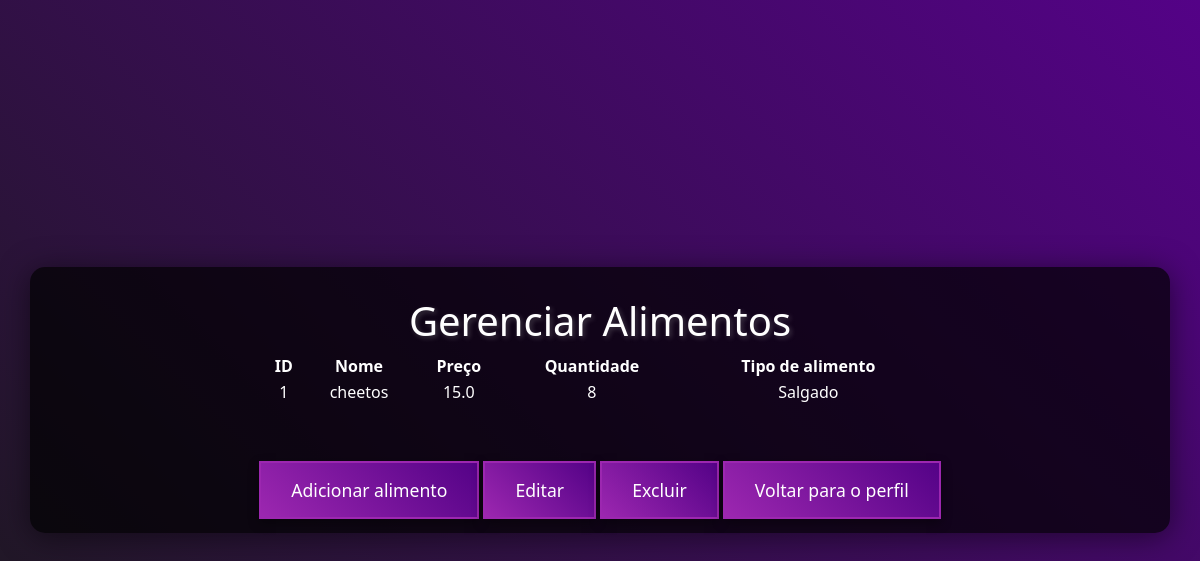
Screenshot of /gerenciar_alimentos (signed in) with the database file from the repository.
### cinema/models.py (models this page shows)
class Alimento(db.Model):
    id = db.Column(db.Integer, primary_key=True, autoincrement=True)
    nome = db.Column(db.String(100), nullable=False)
    preco = db.Column(db.Float, nullable=False)
    quantidade = db.Column(db.Integer, nullable=False)
    tipoDeAlimentos = db.Column(db.String(50))

### app.py (the view)
@app.route('/gerenciar_alimentos')
@login_required
@admin_required
def gerenciar_alimentos():
    alimentos = Alimento.query.all()  # Busca todas as salas cadastradas
    return render_template('alimento.html', alimentos=alimentos)  # Tabela de Salas

### app.py (called while the page is built)
def admin_required(f):
    @wraps(f)
    def decorated_function(*args, **kwargs):
        if not current_user.is_authenticated:  # Verifica se o usuário está autenticado
            flash("Você precisa estar logado para acessar esta página.", "warning")
            return redirect(url_for('login'))  # Redireciona para login se não estiver logado
        if not current_user.is_admin:  # Verifica se o usuário é admin usando current_user
            flash("Acesso restrito para administradores.", "danger")
            return redirect(url_for('perfil'))  # Redireciona para a página do perfil do usuário
        return f(*args, **kwargs)
    return decorated_function

### cinema/__init__.py (called while the page is built)
def create_app():
    app = Flask(__name__, static_url_path='/static')
    app.secret_key = '17052008'
    project_dir = os.path.dirname(os.path.abspath(__file__))
    cinema_file = "sqlite:///{}".format(os.path.join(project_dir, "Cinema.db"))
    app.config["SQLALCHEMY_DATABASE_URI"] = cinema_file
    app.config["SQLALCHEMY_TRACK_MODIFICATIONS"] = False
    login_manager = LoginManager()
    login_manager.init_app(app)
    @login_manager.user_loader
    def load_user(user_id):
        from cinema.models import Usuario
        return Usuario.query.get(int(user_id))
    db.init_app(app)
    return app

### cinema/templates/alimento.html (shortened to what this page needs)
<!DOCTYPE html>
<html lang="pt-br">
    <head>
        <link rel="stylesheet" type="text/css" href="{{ url_for('static', filename='css/listar_filmes.css') }}">
        <link href="https://cdn.jsdelivr.net/npm/bootstrap@5.3.3/dist/css/bootstrap.min.css" rel="stylesheet">
    </head>
    <body>
        <div class="container">
            <h1>Gerenciar Alimentos</h1>
            <table class="alimento-table">
                <thead>
                    <tr>
                        <th>ID</th>
                        <th>Nome</th>
                        <th>Preço</th>
                        <th>Quantidade</th>
                        <th>Tipo de alimento</th>
                    </tr>
                </thead>
                <tbody>
                    {% for alimento in alimentos %}
                        <tr>
                            <td>{{ alimento.id }}</td>
                            <td>{{ alimento.nome }}</td>
                            <td>{{ alimento.preco }}</td>
                            <td>{{ alimento.quantidade }}</td>
                            <td>{{ alimento.tipoDeAlimentos }}</td>
                        </tr>
                    {% else %}
                        <tr>
                            <td colspan="5">Nenhum alimento cadastrado.</td>
                        </tr>
                    {% endfor %}
                </tbody>
            </table>
            <br><br><br>
            <a href="{{ url_for('adicionar_alimentos') }}" class="button">Adicionar alimento</a>
            <a href="{{ url_for('atualizar_alimentos') }}" class="button">Editar</a>
            <a href="{{ url_for('deletar_alimentos') }}" class="button">Excluir</a>
            <a href="{{ url_for('perfil') }}" class="button">Voltar para o perfil</a>
        </div>
    </body>
</html>

### cinema/static/css/listar_filmes.css (style rules this page uses)
body { font-family:system-ui, -apple-system, BlinkMacSystemFont, 'Segoe UI', Roboto, Oxygen, Ubuntu, Cantarell, 'Open Sans', 'Helvetica Neue', sans-serif ; background: linear-gradient(45deg, #1a1a1a, #540287); color: #fff; margin: 0; padding: 0; display: flex; justify-content: center; align-items: center; height: 100vh; flex-direction: column; }
.container { text-align: center; padding: 30px; background: rgba(0, 0, 0, 0.7); border-radius: 15px; box-shadow: 0 4px 30px rgba(0, 0, 0, 0.5); }
h1 { color: white; font-size: 3em; margin-bottom: 20px; text-shadow: 2px 2px 5px rgba(181, 181, 181, 0.29); }
.button { background: linear-gradient(45deg, #9c27b0, #540287); color: white; padding: 15px 30px; text-decoration: none; font-size: 1.1em; box-shadow: 0 4px 10px rgba(0, 0, 0, 0.4); transition: all 0.3s ease; border-radius: 0; border: 2px solid #9c27b0; }

### cinema/templates/alimento.html (style rules this page uses)
h1 { color: white; }
.alimento-table { align-self: center; color: white; margin: 0 auto; width: 60%; border: 1px white; }

### rows the page displays
Alimento: id "1", nome "cheetos", preco "15.0", quantidade "8", tipoDeAlimentos "Salgado"
